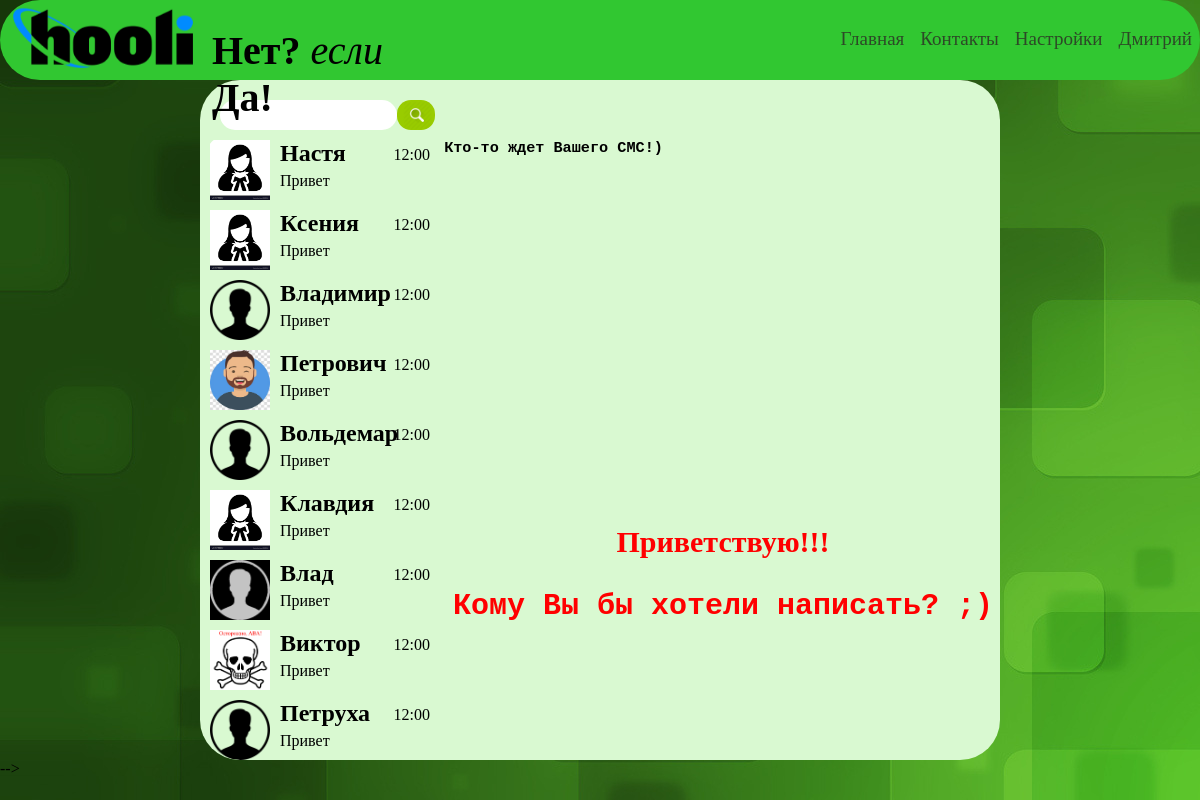
The page / (signed in) on the database its author committed.
### tables this page shows
CREATE TABLE `users` (
  `id` int(11) NOT NULL,
  `name` varchar(100) NOT NULL,
  `phone` varchar(100) NOT NULL,
  `email` varchar(100) NOT NULL,
  `Skype` varchar(100) NOT NULL,
  `photo` varchar(250) NOT NULL,
  `password` varchar(255) NOT NULL
);

### configs/start.php (called while the page is built, shortened)
<?php
if(isset($_COOKIE["user_id"])) {
    $user_id = $_COOKIE["user_id"];
}
?>

### modules/spisok.php (the view, shortened to what this page needs)
<?php
include "configs/db.php";
include "configs/start.php";
$sql = "SELECT * FROM users WHERE `id` !=" . $user_id;
$result = mysqli_query($connect, $sql);
$col_users = mysqli_num_rows($result);
?>
<div id="spisok">
	<ul>
		<?php
			$i = 0;
				if(isset($_GET["poisk-text"])) {
					$poisk = $_GET["poisk-text"];
					$sql_poisk = "SELECT * FROM `users` WHERE `name` LIKE '%" . $poisk . "%'";
					$find = mysqli_query($connect, $sql_poisk);
					$col_users = mysqli_num_rows($find);
					while($i < $col_users) {
					$messages = mysqli_fetch_assoc($find);
						echo "<li>";
							echo "<a href='/index.php?user=" . $messages["id"] . "'>";
							echo "<div class=\"avatar\">
								<img src='" . $messages["photo"] . "'>
							</div>";
							echo "</a>";
							echo "<h2>" .  $messages["name"] . "</h2>";
							echo "<p>Привет</p>";
							echo "<div class=\"time\">12:00</div>";
						echo "</li>";
				$i = $i + 1;
				}
			} else {
				while($i < $col_users) {
					$users = mysqli_fetch_assoc($result);
					echo "<li>";
					echo "<a href='/index.php?user=" . $users["id"] . "'>";
					echo "<div class=\"avatar\">
						<img src='" . $users["photo"] . "'>
					</div>";
					echo "</a>";
					echo "<h2>" .  $users["name"] . "</h2>";
					echo "<p>Привет</p>";
					echo "<div class=\"time\">12:00</div>";
				echo "</li>";
				$i = $i + 1;
				}
			}
		?>
	</ul>
</div>

### index.php (shortened to what this page needs)
<?php
include "configs/db.php";
include "configs/start.php";
?>
<!DOCTYPE html>
<html>
<head>
	<link rel="stylesheet" type="text/css" href="style.css">
</head>
<body>
<?php
	include "part-site/shapka.php";
?>
<div id="content">
	<div id='users'>
		<form action="index.php" method="GET" id='poisk' >
			<input type="text" name="poisk-text">
			<button>
				<img src="/img/Interface_Search-128.png">
			</button>
		</form>
	<?php
		include "modules/spisok.php";
	?>
	</div>
	<?php
		include "modules/messages.php";
	?>
	<?php
		if(isset($_COOKIE["user_id"]) && isset($_GET["user"])) {
			echo "<form id=\"form-sms\" method=\"POST\">";
			echo "<input type=\"hidden\" name=\"user_id_to\" value='" . $_GET["user"] . "'>";
			echo "<input type=\"hidden\" name=\"ot_user_id\" value='" . $_COOKIE["user_id"] . "'>";
			echo "<textarea name=\"message\"></textarea>";
			echo "<button type=\"submit\"><img src=\"img/send.png\"></button>";
			echo "</form>";
		} else {
			echo "<h2 class=\"warning\"> Приветствую!!! <pre> Кому Вы бы хотели написать? ;) </h2>";
		};
		?>
	</div>
</div>
		?> -->
</body>
</html>

### part-site/shapka.php
<?php
include "configs/db.php";
include "configs/start.php";
?>
<div id='shapka'>
	<div id='logo'>
		<img src="/img/logo.png"> <span><b>Нет?</b> <i>если</i> <b>Да! </b>
		</span>
	</div>
	<div id='menu'>
        <a href="/" class="main">Главная</a>
		<a href="#" class="openContacts">Контакты</a>
		<a href="#">Настройки</a>
		<?php
			if(isset($_COOKIE["user_id"])) {
					$sql = "SELECT * FROM users WHERE id =" . $_COOKIE["user_id"];
					$result = mysqli_query($connect, $sql);
					$user = mysqli_fetch_assoc($result);
				?>
				<a href="exit.php" class="enter"><?php echo $user["name"];?></a>
				<?php
			} else {
				?>
				<a href="login.php" class="enter">Войти</a>
				<?php
			}
			?>
	</div>
</div>

### modules/messages.php (shortened to what this page needs)
<?php
include "configs/db.php";
include "configs/start.php";
?>
<div id="message">
	<div id="sms">
		<ul>
			<?php
			if (isset($_GET["user"])) {
				$sql = "SELECT * FROM messages " .
				"WHERE (user_id_to =" . $_GET["user"] .
					" AND ot_user_id = " . $_COOKIE["user_id"] . ") " .
						" OR (user_id_to =" . $_COOKIE["user_id"] . " AND ot_user_id =" . $_GET["user"] . ")";
				$result = mysqli_query($connect, $sql);
				$messages = mysqli_num_rows($result);
				$i = 0;
				while($i < $messages) {
					$messages = mysqli_fetch_assoc($result);
						echo "<li>";
						?>
						<?php
						$sql = "SELECT name FROM users WHERE id=" .  $messages["ot_user_id"];
						$user = mysqli_query($connect, $sql);
						$userOk = mysqli_fetch_assoc($user);
						?>
						<?php
							echo "<div class=\"avatar\">
								<img src='" . $users["photo"] . "'>
							</div>";
							echo "<h2>" .  $userOk["name"] . "</h2>";
							echo "<p>" . $messages["messages"] ."</p>";
							echo "<div class=\"time\">" . $messages["time"] . "</div>";
						echo "</li>";
					$i = $i + 1;
					}
				} else {
					echo "<h3> <pre> Кто-то ждет Вашего СМС!) </h3>";
			};
	   		?>
    	</ul>
	</div>

### style.css (style rules this page uses)
html { height: 100%; }
body { margin: 0px; background-image: url(img/bg4.jpg); height: 100%; }
#shapka { width: 100%; height: 80px; background: rgb(49, 199, 49); border-radius: 40px; }
#logo { width: 430px; height: 100%; position: relative; float: left; }
#logo img { width: 200px; position: absolute; top: -62px; left: 3px; }
#logo span { font-size: 40px; position: absolute; top: 27px; left: 212px; width: fit-content; }
#menu { float: right; height: 100%; }
#menu a { text-decoration: none; font-size: 19px; display: block; float: left; color: rgb(45, 73, 39); padding: 28px 8px 0; height: calc(100% - 28px); }
#content { display: block; width: 800px; height: calc(100% - 120px); margin: 0 auto; background: rgb(217, 249, 209); border-radius: 40px; overflow: hidden; }
.warning { position: absolute; top: 500px; color: red; font-size: 30px; text-align: center; }
#users { width: 235px; height: 100%; float: left; }
#poisk { height: 30px; padding-top: 20px; padding-left: 20px; }
#poisk button { width: 38px; height: 30px; border: none; background: #99cc00; outline: none; cursor: pointer; border-radius: 14px; position: absolute; }
#poisk input { border: none; padding: 0; margin: 0; float: left; height: 100%; border-radius: 16px; }
#poisk img { width: 112%; height: 102%; }
#spisok { height: calc(100% - 50px); overflow-y: auto; border-radius: 40px; }
#spisok ul { list-style: none; margin: 0; padding: 0; width: 100%; }
#spisok ul li a { text-decoration: none; color: #000; }
#spisok ul li { padding: 10px; position: relative; width: calc(100% - 25px); }
#spisok ul .avatar { width: 60px; height: 60px; float: left; margin-right: 10px; }
#spisok ul .avatar img { width: 100%; height: 100%; }
#spisok ul li .time { position: absolute; right: 0; top: 16px; }
#spisok h2 { margin: 0; margin-bottom: 5px; }
#spisok p { margin: 0; }
#message { width: calc(800px - 235px); float: right; height: 100%; padding-top: 40px; }
#sms { height: 75%; overflow-y: auto; border-radius: 40px; }
#message ul { list-style: none; margin: 0; padding: 0; }

### rows shown on the page
users: name "Дмитрий"
users: photo (picture), name "Настя"
users: photo (picture), name "Ксения"
users: photo (placeholder picture), name "Владимир"
users: photo (picture), name "Петрович"
users: photo (placeholder picture), name "Вольдемар"
users: photo (picture), name "Клавдия"
users: photo (picture), name "Влад"
users: photo (picture), name "Виктор"
users: photo (placeholder picture), name "Петруха"
